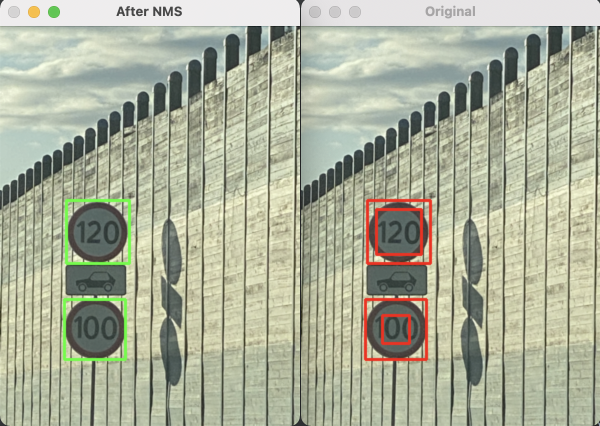
#> input picture images/nms.png, 1200 x 852 px (shown at 1/2 size)
$ python -i main.py   (imports and definitions only)
#> lines starting #> are read from the running program, lines starting #| are printed output that depends on the picture
import numpy as np
import cv2
from sklearn.ensemble import RandomForestClassifier
from sklearn.metrics import confusion_matrix
import pandas as pd
import xml.etree.ElementTree as ET
from pathlib import Path
import os
from matplotlib import pyplot as plt

# from sklearn.ensemble import AdaBoostClassifier

# TODO Jakość kodu i raport (4/4)


# TODO Skuteczność klasyfikacji 0.766 (3/4)
# TODO [0.00, 0.50) - 0.0
# TODO [0.50, 0.55) - 0.5
# TODO [0.55, 0.60) - 1.0
# TODO [0.60, 0.65) - 1.5
# TODO [0.65, 0.70) - 2.0
# TODO [0.70, 0.75) - 2.5
# TODO [0.75, 0.80) - 3.0
# TODO [0.80, 0.85) - 3.5
# TODO [0.85, 1.00) - 4.0

# TODO Skuteczność detekcji mAP = 0.465 (5/6) (2/2)

# TODO max(5, 3+2) = 5

# TODO Poprawki po terminie. (-1)

# file paths
anno_test_path = "../test/annotations/"
img_test_path = "../test/images/"

anno_train_path = "../train/annotations/"
img_train_path = "../train/images/"

data_xml_path = Path("../dataset/annotations/")
data_img_path = Path("../dataset/images/")

# factorial of image
alpha = 1 / 10
# % of background
background = 1/10
# images to show
images = []
# draw the box
Draw = False
Output = False
# 'gui'
if Output is True:
    welcome_str = 'detect or classify ( repeat )'
    filename_str = 'filename: '
    number_files_str = 'number of files: '
    number_obj_str = 'number of objects: '
    bounds_str = 'bounds: '
else:
    welcome_str = ''
    filename_str = ''
    number_files_str = ''
    number_obj_str = ''
    bounds_str = ''


# import from xml file....
# [67 lines left out: functions make_frame, make_input_frame, class_change, fill_train_data, not called in this run]


# learn bovw
def learn_bovw(frame):
    dict_size = 128
    my_bow = cv2.BOWKMeansTrainer(dict_size)
    sift = cv2.SIFT_create()
    for _, row in frame.iterrows():
        img = cv2.imread(os.path.join(img_train_path, row[0]), cv2.IMREAD_COLOR)
        img = img[row[5]:row[7], row[4]:row[6]]
        grayscale = cv2.cvtColor(img, cv2.COLOR_BGR2GRAY)
        _, descriptor = sift.compute(grayscale, sift.detect(grayscale, None))
        if descriptor is not None:
            my_bow.add(descriptor)
    my_vocabulary = my_bow.cluster()
    np.save('my_voc.npy', my_vocabulary)  # vocabulary


# extraxt deskriptor from frame
# [341 lines left out: functions extract_features, train, predict, evaluate, output, output_ and 12 more, not called in this run]


# [2 lines not run here, left out]

>>> import cv2
>>> picture = cv2.imread('images/nms.png', cv2.IMREAD_GRAYSCALE)
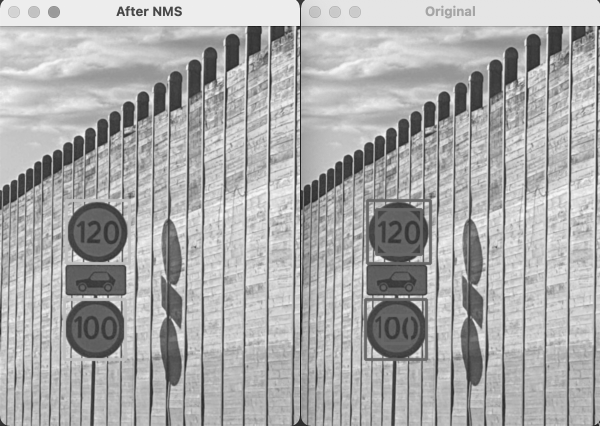
#> picture: shape (852, 1200) (shown at 1/2 size); min 7, max 251, mean 170.7
#> (the run stopped early here; a loop or call above may not have finished)
